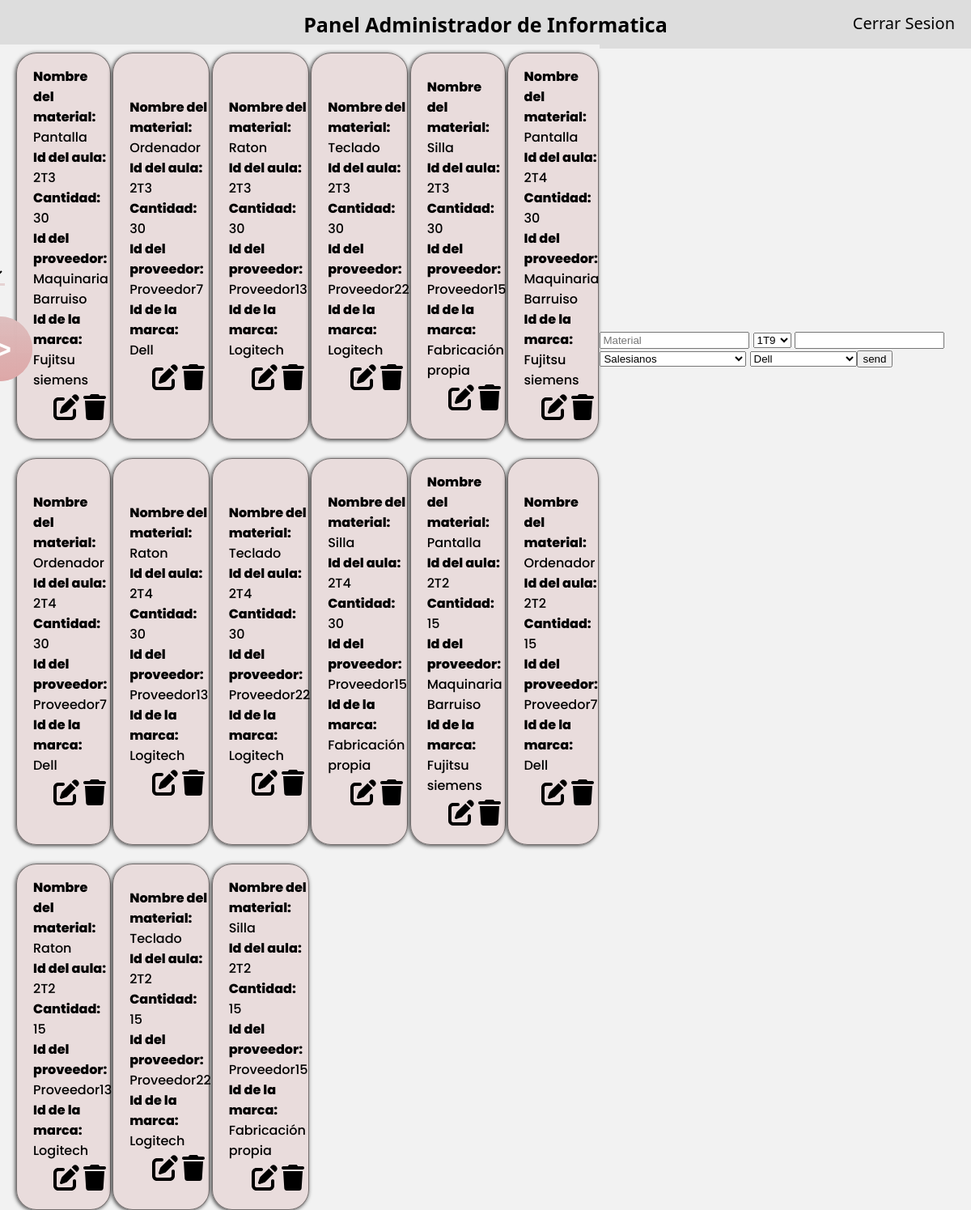
Screenshot of /PanelDepartamento/PanelDepartamento.php (signed in) with the database file from the repository.
### tables this page shows
CREATE TABLE `departec` (
  `idDepartamento` int(11) NOT NULL,
  `NombreDepar` varchar(50) NOT NULL
);

CREATE TABLE `materiales` (
  `idMateriales` int(11) NOT NULL,
  `NombreMat` varchar(30) NOT NULL,
  `idAula` varchar(5) NOT NULL,
  `Cantidad` int(11) NOT NULL,
  `idProveedor` int(11) NOT NULL,
  `idMarca` int(11) NOT NULL,
  `idDepartamento` int(11) NOT NULL
);

CREATE TABLE `prov` (
  `idProveedor` int(11) NOT NULL,
  `Nombre` varchar(60) NOT NULL,
  `Direccion` varchar(80) NOT NULL,
  `Municipio` varchar(30) NOT NULL,
  `Provincia` varchar(30) NOT NULL,
  `Telefono` int(9) NOT NULL,
  `idTipo` int(11) NOT NULL,
  `idDepartamento` int(11) DEFAULT NULL
);

CREATE TABLE `marca` (
  `idMarca` int(11) NOT NULL,
  `NombreMarca` varchar(30) NOT NULL,
  `idDepartamento` int(11) NOT NULL
);

### PanelDepartamento/PanelAñadir.php (the view, shortened to what this page needs)
<form method="post">
    <input type="text" name="NMaterial" id="NMaterial" required placeholder="Material">
    <select name="NAula" id="NAula" required>
        <?php
        include("./conexion_bd.php");
        $sql = "SELECT a.idAula FROM aula AS a INNER JOIN departec AS d ON a.idDepartamento = d.idDepartamento WHERE a.idDepartamento = $_SESSION[deparamento];";
        $resultado = mysqli_query($conexion, $sql);
        if ($resultado) {
            while ($row = mysqli_fetch_assoc($resultado)) {
                $idAula = $row['idAula'];
                echo "<option value='$idAula'>$idAula</option>";
            }
        }
        ?>
    </select>
    <input type="number" name="NCantidad" id="NCantidad" required>
    <select name="NProeveedor" id="NProeveedor" required>
        <?php
        include("./conexion_bd.php");
        $sql = "SELECT * FROM prov";
        $resultado = mysqli_query($conexion, $sql);
        if ($resultado) {
            while ($row = mysqli_fetch_assoc($resultado)) {
                $idProveedor = $row['idProveedor'];
                $NProveedor = $row['Nombre'];
                echo "<option value='$idProveedor'>$NProveedor</option>";
            }
        }
        ?>
    </select>
    <select name="NMarca" id="NMarca" required>
        <?php
        include("./conexion_bd.php");
        $sql = "SELECT * FROM marca";
        $resultado = mysqli_query($conexion, $sql);
        if ($resultado) {
            while ($row = mysqli_fetch_assoc($resultado)) {
                $idMarca = $row['idMarca'];
                $NMarca = $row['NombreMarca'];
                echo "<option value='$idMarca'>$NMarca</option>";
            }
        }
        ?>
        <input type="submit" value="send" name="send">
</form>

### PanelDepartamento/DepU.php (shortened to what this page needs)
<?php
include("./conexion_bd.php");
$inc = true;
if ($inc){
    $consulta = "SELECT d.NombreDepar , l.idDepartamento FROM login AS l
    LEFT JOIN departec AS d ON l.idDepartamento = d.idDepartamento
    WHERE l.idUser = $_SESSION[id]";
    $resultado = mysqli_query($conexion, $consulta);
    if ($resultado){
        while($row = $resultado->fetch_object()){
            $nombreDepar = $row->NombreDepar;
            ?>
            <?php echo htmlspecialchars($nombreDepar); ?>
        <?php
        }
    }
}
?>

### PanelDepartamento/InformacionU.php (shortened to what this page needs)
<?php
include("./conexion_bd.php");
function body($consulta, $conexion){
    $resultado = mysqli_query($conexion, $consulta);
    if ($resultado) {
        while ($row = $resultado->fetch_object()) {
            $NombreMat = $row->NombreMat;
            $idAula = $row->idAula;
            $Cantidad = $row->Cantidad;
            $idProveedor = $row->Nombre;
            $idMarca = $row->NombreMarca;
            $idMateriales = $row->idMateriales;
            ?>
            <div class="card">
                <h3>Nombre del material:</h3>
                <?php echo htmlspecialchars($NombreMat) ?>
                <h3>Id del aula:</h3>
                <?php echo htmlspecialchars($idAula) ?>
                <h3>Cantidad:</h3>
                <?php echo htmlspecialchars($Cantidad) ?>
                <h3>Id del proveedor:</h3>
                <?php echo htmlspecialchars($idProveedor) ?>
                <h3>Id de la marca:</h3>
                <?php echo htmlspecialchars($idMarca) ?>
                <div class="card_icons">
                    <a href="./PanelDepartamento.php?Editar=<?php echo $idMateriales; ?>" onclick=""></a>
                    <a href="./PanelDepartamento.php?borrar=<?php echo $idMateriales; ?>"onclick="return ConfirmDelete()"></a>
                </div>
            </div>
            <?php
        }
    }
}
if (isset($_GET['search']) && !empty($_GET['search']) || (isset($_GET['value']) && !empty($_GET['value']))) {
    $types = [
        'aula' => 'a.idAula',
        'prov' => 'p.Nombre',
        'marca' => 'ma.NombreMarca',
        'tipoprod' => 'tp.NombreTipo ',
        'ubi' => 'u.NombreUbicacion'
    ];
    $type = "";
    if($_GET['search'] != 'all' && isset($_GET['value']) && $_GET['value'] != 'all'){
        $types = $types[$_GET['search']];
        $type = "$types = '$_GET[value]' AND";
    }
    $consulta = "SELECT m.idMateriales,m.NombreMat, m.idAula, m.Cantidad,p.Nombre, ma.NombreMarca FROM login AS l
    INNER JOIN departec AS d ON l.idDepartamento = d.idDepartamento
    INNER JOIN aula AS a ON d.idDepartamento = a.idDepartamento
    INNER JOIN materiales AS m ON a.idAula = m.idAula
    INNER JOIN prov AS p ON m.idProveedor = p.idProveedor
    INNER JOIN marca AS ma ON m.idMarca = ma.idMarca
    INNER JOIN tipoprod AS tp ON tp.idTipo = p.idTipo
    INNER JOIN ubi AS u ON u.idUbicacion = a.idUbicacion
    WHERE $type d.idDepartamento  = $_SESSION[deparamento] AND l.idUser = $_SESSION[id]";
    body($consulta, $conexion);
} else {
    $consulta = "SELECT m.idMateriales,m.NombreMat, m.idAula, m.Cantidad,p.Nombre, ma.NombreMarca FROM login AS l
    INNER JOIN departec AS d ON l.idDepartamento = d.idDepartamento
    INNER JOIN aula AS a ON d.idDepartamento = a.idDepartamento
    INNER JOIN materiales AS m ON a.idAula = m.idAula
    INNER JOIN prov AS p ON m.idProveedor = p.idProveedor
    INNER JOIN marca AS ma ON m.idMarca = ma.idMarca
    INNER JOIN tipoprod AS tp ON tp.idTipo = p.idTipo
    INNER JOIN ubi AS u ON u.idUbicacion = a.idUbicacion
    WHERE d.idDepartamento  = $_SESSION[deparamento] AND l.idUser = $_SESSION[id]";
    body($consulta, $conexion);
}

### PanelDepartamento/styleU.css (style rules this page uses)
body { margin: 0; padding: 0; height: 100vh; font-family: system-ui, -apple-system, BlinkMacSystemFont, 'Segoe UI', Roboto, Oxygen, Ubuntu, Cantarell, 'Open Sans', 'Helvetica Neue', sans-serif; background-color: #F2F2F2;; }
.card { display: flex; flex-direction: column; justify-content: center; align-items: left; padding-top: 7.5px; padding-left: 20px; padding-bottom: 7.5px; height: 100%; width: 80%; background-color:rgba(221, 189, 189, 0.411); border-radius: 25px; border: 1px solid rgba(0, 0, 0, 0.5); box-shadow: -1px 1px 5px rgba(0,0,0,0.75); font-family: 'Poppins', sans-serif; font-weight: 500; }
.card h3 { font-size: 16px; font-family: 'Poppins', sans-serif; font-weight: 800; margin: 0; padding: 0; }
.card_icons { display: flex; justify-content: flex-end; flex-direction: row; margin-top: 5px; margin-right: 5px; gap: 5px; }

### rows the page displays
materiales: NombreMat "Pantalla", idAula "2T3", Cantidad "30", idProveedor.Nombre "Maquinaria Barruiso", idMarca.NombreMarca "Fujitsu siemens"
materiales: NombreMat "Ordenador", idAula "2T3", Cantidad "30", idProveedor.Nombre "Proveedor7", idMarca.NombreMarca "Dell"
materiales: NombreMat "Raton", idAula "2T3", Cantidad "30", idProveedor.Nombre "Proveedor13", idMarca.NombreMarca "Logitech"
materiales: NombreMat "Teclado", idAula "2T3", Cantidad "30", idProveedor.Nombre "Proveedor22", idMarca.NombreMarca "Logitech"
materiales: NombreMat "Silla", idAula "2T3", Cantidad "30", idProveedor.Nombre "Proveedor15", idMarca.NombreMarca "Fabricación propia"
materiales: NombreMat "Pantalla", idAula "2T4", Cantidad "30", idProveedor.Nombre "Maquinaria Barruiso", idMarca.NombreMarca "Fujitsu siemens"
materiales: NombreMat "Ordenador", idAula "2T4", Cantidad "30", idProveedor.Nombre "Proveedor7", idMarca.NombreMarca "Dell"
materiales: NombreMat "Raton", idAula "2T4", Cantidad "30", idProveedor.Nombre "Proveedor13", idMarca.NombreMarca "Logitech"
materiales: NombreMat "Teclado", idAula "2T4", Cantidad "30", idProveedor.Nombre "Proveedor22", idMarca.NombreMarca "Logitech"
materiales: NombreMat "Silla", idAula "2T4", Cantidad "30", idProveedor.Nombre "Proveedor15", idMarca.NombreMarca "Fabricación propia"
materiales: NombreMat "Pantalla", idAula "2T2", Cantidad "15", idProveedor.Nombre "Maquinaria Barruiso", idMarca.NombreMarca "Fujitsu siemens"
materiales: NombreMat "Ordenador", idAula "2T2", Cantidad "15", idProveedor.Nombre "Proveedor7", idMarca.NombreMarca "Dell"
materiales: NombreMat "Raton", idAula "2T2", Cantidad "15", idProveedor.Nombre "Proveedor13", idMarca.NombreMarca "Logitech"
materiales: NombreMat "Teclado", idAula "2T2", Cantidad "15", idProveedor.Nombre "Proveedor22", idMarca.NombreMarca "Logitech"
materiales: NombreMat "Silla", idAula "2T2", Cantidad "15", idProveedor.Nombre "Proveedor15", idMarca.NombreMarca "Fabricación propia"

### other values shown
$nombreDepar "Informatica"
form field NAula "1T9"
form field NProeveedor "Salesianos"
form field NMarca "Dell"
